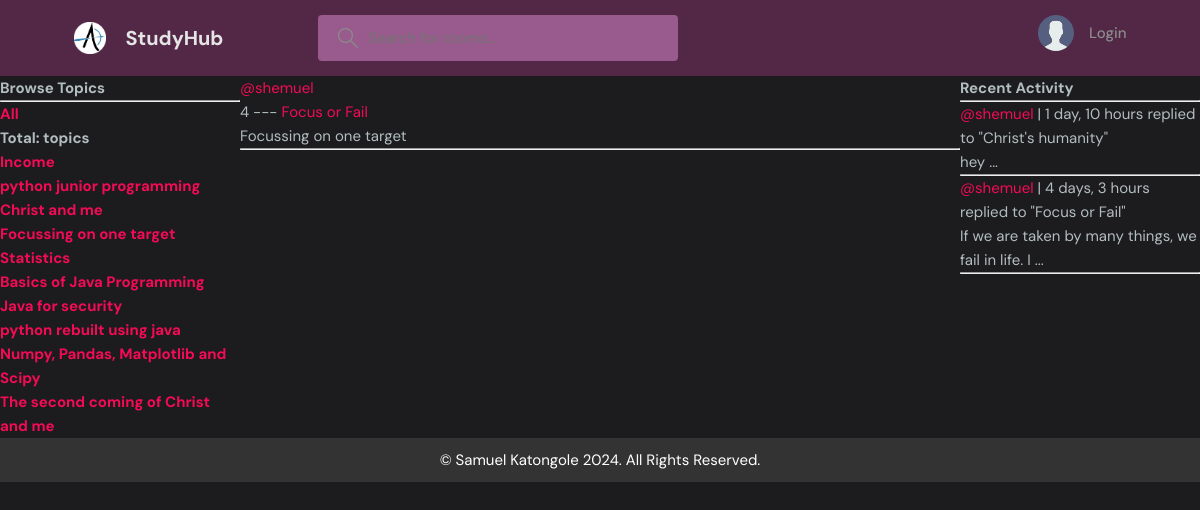
Page /profile/1/ on the earlier database version.
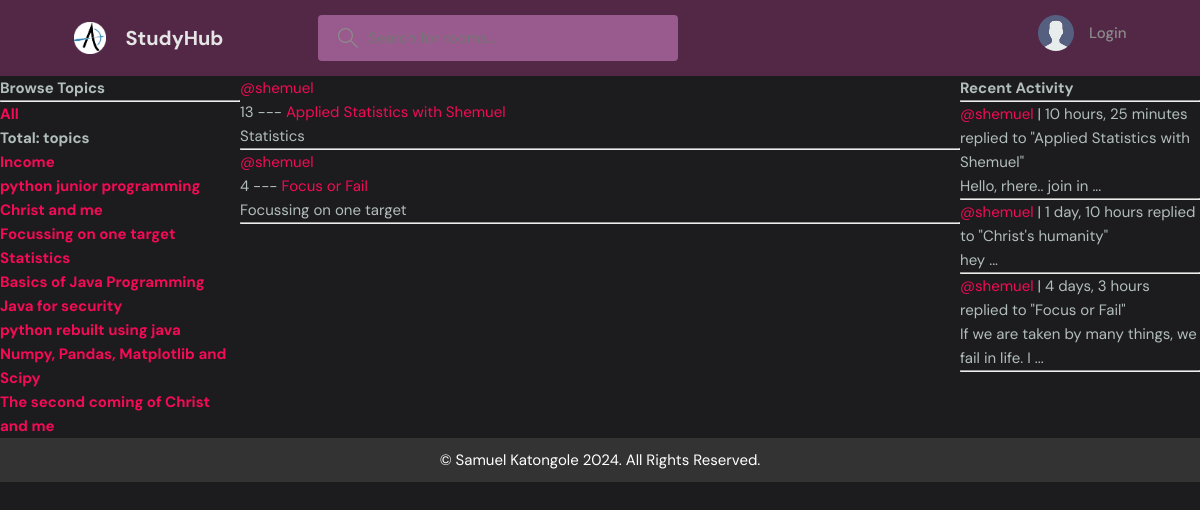
Same page on the later database version.
### Rooms/models.py (models this page shows, shortened)
class Topic(models.Model):
    name=models.CharField(max_length=200)

class Room(models.Model):
    host = models.ForeignKey(User, on_delete= models.SET_NULL, null=True)
    topic = models.ForeignKey(Topic, on_delete= models.SET_NULL, null=True)
    description = models.TextField(null=True, blank=True) # description of the room
    name = models.CharField(max_length=200) # name of the room
    created = models.DateTimeField(auto_now_add=True) # created once
    updated= models.DateTimeField(auto_now=True) # changed
    participants = models.ManyToManyField(User, related_name='participants', blank=True)
    class Meta:
        ordering = ['-updated', '-created'] # ordered based on those fields
    def __str__(self):
        return str(self.name)

class Post(models.Model): # messages model
    author = models.ForeignKey(User, on_delete=models.CASCADE)
    room = models.ForeignKey(Room, on_delete=models.CASCADE)
    body = models.TextField()
    created_on= models.DateTimeField(auto_now_add=True) # date post created
    updated_on= models.DateTimeField(auto_now=True) # date last edited
    class Meta:
        ordering = ['-updated_on', '-created_on'] # ordered based on those fields
    def __str__(self):
        return str(self.body)[0:50]+' ...'

### Rooms/views.py (the view)
# urls.py: path('profile/<str:pk>/', views.userProfile, name='user-profile'),
def userProfile(request, pk):
    user = User.objects.get(id=pk)
    rooms = user.room_set.all() # get all rooms user is in
    posts = user.post_set.all() # get all posts for this user
    topics = Topic.objects.all() # get all topics
    context={'participant':user, 'allrooms':rooms,
             'alltopics':topics, 'posts':posts}
    return render(request, 'Rooms/profile.html', context)

### Rooms/templates/Rooms/profile.html (shortened to what this page needs)
{% extends 'parent_hub/base.html' %}
{% block content%}
<div class="profile-container">
    <div class="topics-sidebar">
        {% include 'Rooms/topics_feed.html' %}
    </div>
    <div class="topics-view-main">
        {% include 'Rooms/rooms_feed.html' %}
    </div>
    <div class="activity-feed-sidebar">
      {% include 'Rooms/activity_feed.html' %}
    </div>
</div>
{% endblock %}

### Rooms/templates/Rooms/topics_feed.html
<h3>Browse Topics</h3>
        <hr>
        <div>
            <h5><a href="{% url 'home' %}">All</a></h5>
            <h6>Total: {{topiccount}} topics</h6>
        </div>
        {% for topic in alltopics %}
        <div>
            <h5><a href="{% url 'home' %}?q={{topic.name}}">{{topic.name}}</a></h5>
        </div>
        {% endfor %}

### Rooms/templates/Rooms/rooms_feed.html (shortened to what this page needs)
<div>
    {% for room in allrooms %}
            <a href="{% url 'user-profile' room.host.id %}">@{{room.host.username}}</a>
            <p>{{room.id}} --- <a href="{% url 'room' room.id %}">{{room.name}}</a></p>
            <small>{{room.topic.name}}</small>
            <hr/>
        {% endfor %}
</div>

### Rooms/templates/Rooms/activity_feed.html (shortened to what this page needs)
<h3>Recent Activity</h3>
<hr>
<div>
    {% for post in posts %}
    <div>
        <small><a href="{% url 'user-profile' post.author.id%}">@{{post.author}}</a> | {{post.created_on|timesince}}</small>
        <small>replied to "{{post.room}}"</small>
        <p>{{post}}</p>
        <hr>
    </div>
    {% endfor %}
</div>

Differences in the rows shown:
added Room: host.username "shemuel", id "13", name "Applied Statistics with Shemuel", topic.name "Statistics"
added Post: author "shemuel", created_on "10 hours, 25 minutes", room "Applied Statistics with Shemuel", body "Hello, rhere.. join in ..."
